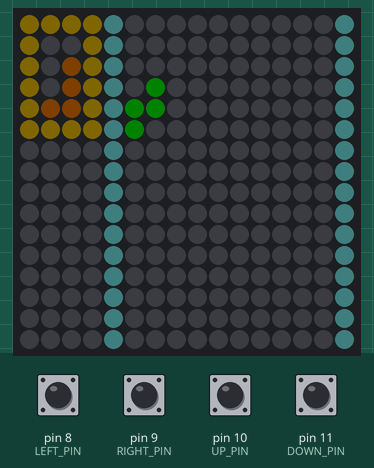
Recording of a sketch running on a simulated Arduino Uno, built with avr-gcc and run on an emulated ATmega328P. Shown: 16×16 RGB LED matrix (first LED top left, wired row by row). The test bench sets the inputs (shaded band); at power-on: pin 8 (LEFT_PIN), pin 9 (RIGHT_PIN), pin 10 (UP_PIN) HIGH, pin 11 (DOWN_PIN) LOW. Dim RGB values are drawn brighter than linear; random numbers use the default seed unless the sketch sets one.

Above: at 1.2 s.
1.3 s: pin 8 (LEFT_PIN) pulled LOW for 0.15 s
At 1.9 s:
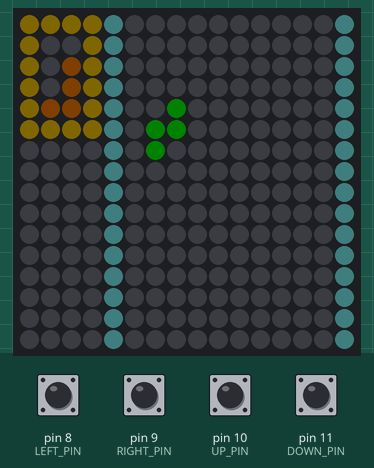
2.9 s: pin 9 (RIGHT_PIN) pulled LOW for 0.15 s
At 3.4 s:
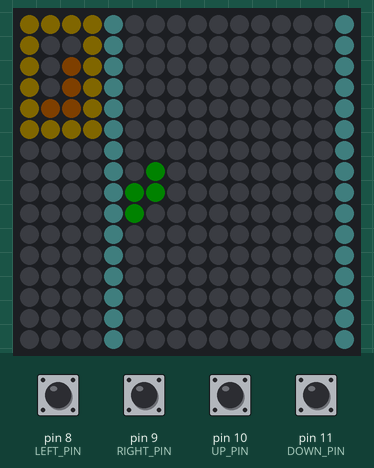
4.5 s: pin 10 (UP_PIN) pulled LOW for 0.15 s
At 4.9 s:
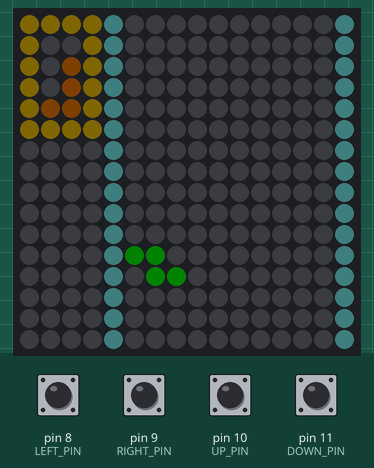
6.1 s: pin 8 (LEFT_PIN) pulled LOW for 1 s
At 7.4 s:
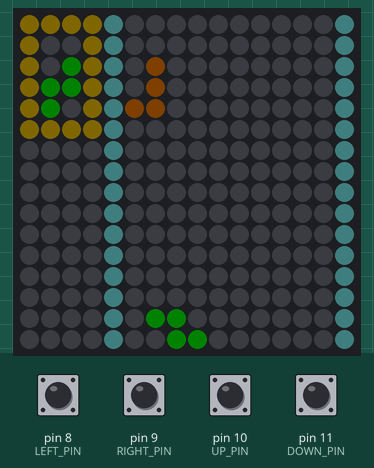
8.6 s: pin 10 (UP_PIN) pulled LOW for 1 s
At 12.28 s:
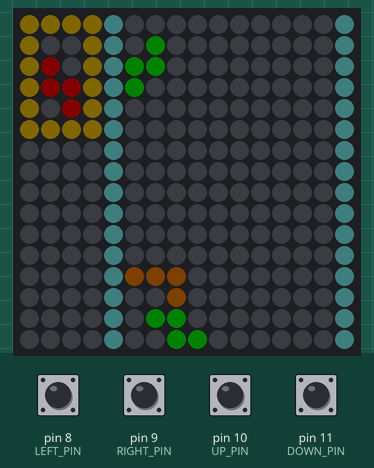

Measured:
- what the display in image 1 shows lasts 0.5 s, from 1.5 s to 2.0 s

The sketch:

Tetris.ino
```cpp
#include <FastLED.h>

#define LED_PIN  5
#define UP_PIN 10
#define RIGHT_PIN 9
#define DOWN_PIN 11
#define LEFT_PIN 8

#define BRIGHTNESS 6

#define NUM_LEDS 256

int up = 0;         // variable for reading the pushbutton status
int right = 0;
int down = 0;
int left = 0;

struct Point
{int x,y;} a[4], b[4], c[4];

int n[2];

int figures[7][4] =
{
  2,4,5,7,//Z
  3,5,6,7,//L
  2,3,4,5,//O
  3,5,4,6,//S
  1,3,5,7,//I
  2,3,5,7,//J
  3,5,4,7,//T
};

int dx = 0; bool rotate = false; int rotate_dir = -1; bool create_shape = true; int score = 0;
//timer variables
unsigned long timer = 0, move_tick = 500; int ticks = 1;
//input flag variables
bool rotate_in_use = false;
bool move_in_use = false;

const int MatrixWidth = 16;
const int MatrixHeight = 16;
const int N = 16 ,M = 10, S=5;//N=height//M=Width//S=Field starting X//if S=5 Field is (5,0)->(5+M-1,0)
//Field of play
int FIELD[N][M] = {0};
//leds array
CRGB leds[NUM_LEDS];

//returns the number of led on the matrix that is on (x,y)
int XY(int x, int y)
{
  int i = 0;
  if(y % 2 == 0)
    i = y * MatrixWidth + x;
  else
    i = (y+1) * MatrixWidth - (x+1);
  return i;
}
//checks if a shape is colliding with somthing
bool col_check()
{
  for(int i = 0; i < 4; i++)
  {
    if(a[i].x < S || a[i].x >= (S+M) || a[i].y >= N)
      return 0;
      else if(FIELD[a[i].y][a[i].x - S] != 0)
        return 0;
  }
    return 1;
}
void PrintField()
{
  for(int i = N-1; i > 0; i--)
  {
    for(int j = 0; j < M; j++)
      Serial.print(FIELD[i][j]);
    Serial.println("");
  }
  Serial.println("XXXXXXXXXXXXXXXXXXXXXX");
}
void DrawField()
{
  for(int i = N-1; i > 0; i--)
  {
    for(int j = S; j < M + S; j++)
    {
      leds[XY(j,i)] = CRGB::Black;
      if(FIELD[i][j - S] != 0)
        leds[ XY(j, i)]  = CHSV((FIELD[i][j - S]-1)*32,255,255);
    }
  }
}

void setup() {
  randomSeed(analogRead(0));
  random();
  //setup input and output
  FastLED.addLeds<WS2812B, LED_PIN, GRB>(leds, NUM_LEDS);
  FastLED.setBrightness( BRIGHTNESS );
  pinMode(UP_PIN, INPUT);
  pinMode(RIGHT_PIN, INPUT);
  pinMode(DOWN_PIN, INPUT);
  pinMode(LEFT_PIN, INPUT);
  Serial.begin(9600);
  //create first shape//
  n[0] = random()%7;
  n[1] = random()%7;
  for(int i = 0; i < 4; i++)
  {
    a[i].x = figures[n[0]][i] % 2 + S;
    a[i].y = figures[n[0]][i] / 2;
    c[i].x = figures[n[1]][i] % 2 + 1;
    c[i].y = figures[n[1]][i] / 2 + 1;
  }
  for(int i = 0; i < 4; i++)
  {
    //
    leds[ XY(a[i].x, a[i].y)]  = CHSV(n[0]*32,255,255);
    leds[ XY(c[i].x, c[i].y)]  = CHSV(n[1]*32,255,255);
  }
  create_shape = false;
  //////////////UI////////////////////////
  for(int i=0; i<N; i++)
  {
    leds[XY(MatrixWidth - M -2,i)] = CRGB :: CadetBlue;
    leds[XY(MatrixWidth - 1,i)] = CRGB :: CadetBlue;
  }
  for(int i=0; i<=3; i++)
    for(int j=0; j<=5;j++)
    {
      if(j == 0 || j==5)
        leds[XY(i,j)] = CRGB :: Goldenrod;
      else if(i==0 || i==3)
        leds[XY(i,j)] = CRGB :: Goldenrod;
    }
}

void loop() {
  //Create new Shape//
  if(create_shape)
  {
    n[0] = n[1];
    n[1] = random() % 7;
    for(int i = 0; i < 4; i++)
    {
      a[i].x = figures[n[0]][i] % 2 + S;
      a[i].y = figures[n[0]][i] / 2;
      c[i].x = figures[n[1]][i] % 2 + 1;
      c[i].y = figures[n[1]][i] / 2 + 1;
    }
    for(int i = 0; i < 4; i++)
    {
      leds[ XY(c[i].x, c[i].y)]  = CHSV(n[1]*32,255,255);
    }
    create_shape = false;
  }
  ////////////input/////////////
  up = digitalRead(UP_PIN);
  right = digitalRead(RIGHT_PIN);
  down = digitalRead(DOWN_PIN);
  left = digitalRead(LEFT_PIN);
  if(right == LOW)
    dx = -1;
  if(left == LOW)
    dx = 1;
  if(up == LOW)
    rotate = true;
  //////////////move/////////////
  if(!move_in_use)
  {
    move_in_use = true;
    for(int i = 0; i < 4; i++)
    {
      b[i] = a[i];
      a[i].x += dx;
    }
    if(!col_check())
      for(int i = 0; i < 4; i++)
        a[i] = b[i];
  }
  //reset flag
  if(left == HIGH && right == HIGH)
  {
    move_in_use = false;
    dx = 0;
  }
  /////////////rotate///////////(left:dir=1, right:dir=-1)//
  if(rotate && !rotate_in_use)
  {
    rotate_in_use = true;
    Point p = a[1];
    for(int i = 0; i < 4; i++)
    {
      int x = a[i].y - p.y;
      int y = a[i].x - p.x;
      a[i].x = p.x - (x * rotate_dir);
      a[i].y = p.y + (y * rotate_dir);
    }
    if(!col_check())
      for(int i = 0; i < 4; i++)
        a[i] = b[i];
  }
  //resets flag
  if(up == HIGH)
  {
    rotate = false;
    rotate_in_use = false;
  }

  //Timer for game ticks
  if(timer > move_tick * ticks)
  {
    for(int i = 0; i < 4; i++)
    {
      b[i] = a[i];
      a[i].y += 1;
    }
    if(!col_check())
    {
      for(int i = 0; i < 4; i++)
      {
        a[i] = b[i];
        FIELD[b[i].y][b[i].x - S] = n[0]+1;
      }
      create_shape = true;
    }
    ticks += 1;
  }
  timer = millis();
  ///////////showLeds////////////////////////////
  for(int i = 0; i < 4; i++)
  {
    leds[ XY(a[i].x, a[i].y)]  = CHSV(n[0]*32,255,255);
  }
  ////////////Checks for full line////////////////
  int k=N-1;
  bool need_refresh = false;
  for(int i = N-1; i > 0;i--)
  {
    int count = 0;
    for(int j = 0; j < M; j++)
    {
      if(FIELD[i][j])
        count ++;
      FIELD[k][j]=FIELD[i][j];
    }
    if(count<M)
    {
      k--;
    }
    else
    {
      need_refresh = true;
      score ++;
    }
  }
  if(need_refresh)
    DrawField();
  ///////////Score UI///////////////
  int score_division = score;
  int temp = score_division;
  if(score_division / 100 != 0)
  {
    for(int i = 15; i > 15-score_division/100; i--)
    {
      temp -= 100;
      leds[XY(0,i)] = CRGB::Turquoise;
    }
  }
  score_division = temp;
  if(score_division / 10 != 0)
  {
    for(int i = 15; i > 15-score_division/10; i--)
    {
      temp -= 10;
      leds[XY(1,i)] = CRGB::DarkGoldenrod;
    }
  }
  score_division = temp;
  if(score_division / 4 != 0)
  {
    for(int i = 15; i > 15-score_division/4; i--)
    {
      temp -= 4;
      leds[XY(2,i)] = CRGB::Silver;
    }
  }
  score_division = temp;
  if(score_division % 4 != 0)
    for(int i = 15; i > 15-score_division%4; i--)
      leds[XY(3,i)] = CRGB::Sienna;
  FastLED.show();
  //remove previous leds
  if(!create_shape)
    for(int i = 0; i < 4; i++)
    {
      leds[ XY(a[i].x, a[i].y)]  = CRGB::Black;
    }

  if(score % 100 == 0)
    for(int i = 15; i > 15-score/100; i--)
      leds[XY(0,i)] = CRGB::Black;
  if(score % 10 == 0)
    for(int i = 15; i > 15-score/10; i--)
      leds[XY(1,i)] = CRGB::Black;
  if(score % 4 == 0)
    for(int i = 15; i > 15-score/4; i--)
      leds[XY(2,i)] = CRGB::Black;
  if(score % 4 != 0)
    for(int i = 15; i > 15-score%4; i--)
      leds[XY(3,i)] = CRGB::Black;

  if(create_shape)
    for(int i = 0; i < 4; i++)
    {
      leds[ XY(c[i].x, c[i].y)]  = CRGB::Black;
    }
}
```
